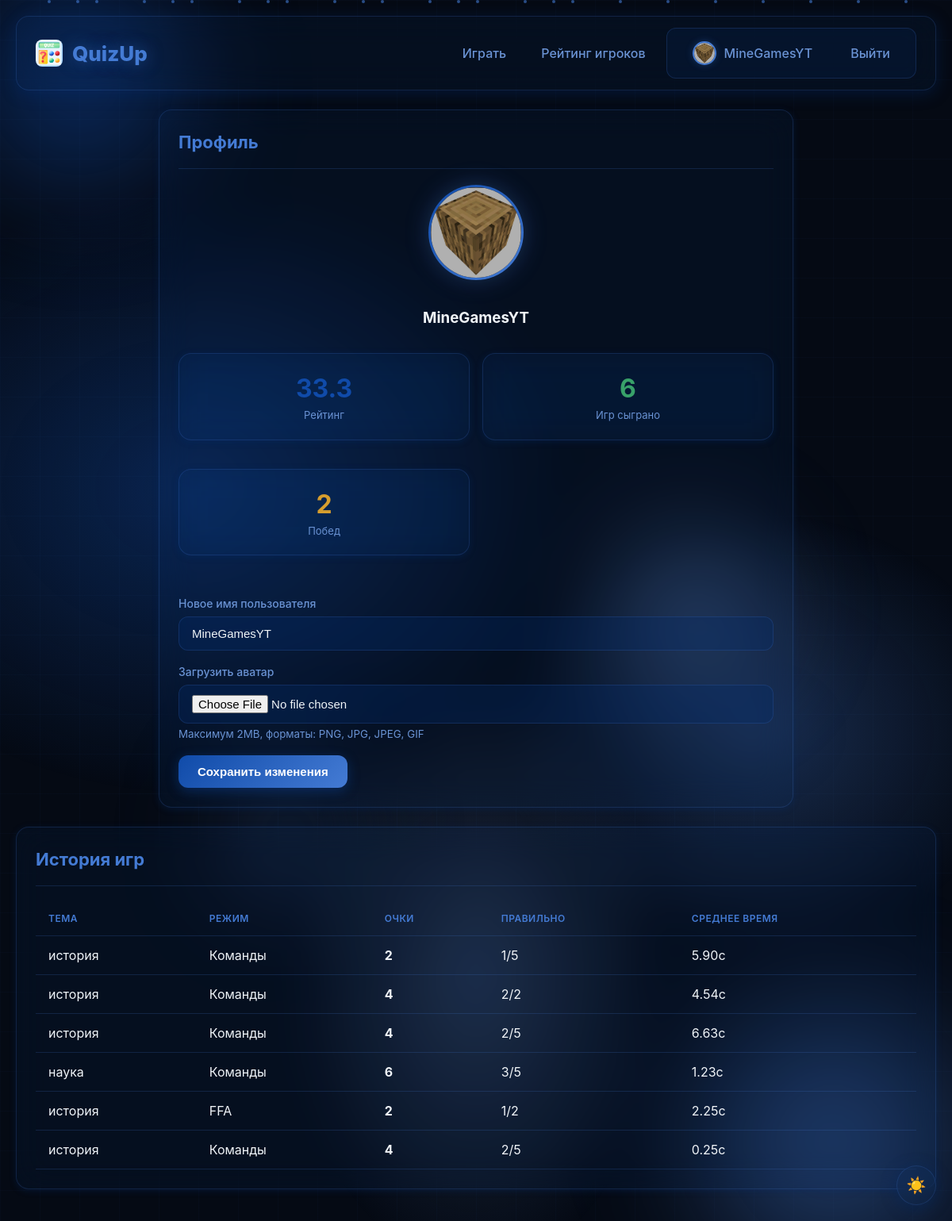
The app's page /profile (signed in) with its own data.
### app.py (models this page shows)
class User(UserMixin, db.Model):
    id = db.Column(db.Integer, primary_key=True)
    username = db.Column(db.String(80), unique=True, nullable=False)
    password_hash = db.Column(db.String(120), nullable=False)
    created_at = db.Column(db.DateTime, default=datetime.utcnow)
    avatar = db.Column(db.String(200), default=None)  # путь к файлу аватара
    total_games = db.Column(db.Integer, default=0)
    total_wins = db.Column(db.Integer, default=0)
    total_points = db.Column(db.Integer, default=0)
    rating = db.Column(db.Integer, default=1000)

class PlayerStats(db.Model):
    id = db.Column(db.Integer, primary_key=True)
    game_id = db.Column(db.Integer, db.ForeignKey('game_history.id'))
    user_id = db.Column(db.Integer, db.ForeignKey('user.id'), nullable=True)
    guest_name = db.Column(db.String(50), nullable=True)
    team = db.Column(db.String(10))
    score = db.Column(db.Integer, default=0)
    correct_answers = db.Column(db.Integer, default=0)
    wrong_answers = db.Column(db.Integer, default=0)
    avg_response_time = db.Column(db.Float, default=0)
    user = db.relationship('User', backref='game_stats')

class GameHistory(db.Model):
    id = db.Column(db.Integer, primary_key=True)
    pin = db.Column(db.String(6), nullable=False)
    topic = db.Column(db.String(50), nullable=False)
    mode = db.Column(db.String(20), default='teams')
    difficulty = db.Column(db.String(20), default='medium')
    created_by = db.Column(db.Integer, db.ForeignKey('user.id'))
    created_at = db.Column(db.DateTime, default=datetime.utcnow)
    ended_at = db.Column(db.DateTime)
    winner_team = db.Column(db.String(10))
    questions_count = db.Column(db.Integer, default=10)
    creator = db.relationship('User', backref='created_games')
    players = db.relationship('PlayerStats', backref='game', lazy=True)

### app.py (the view, shortened to what this page needs)
@app.route('/profile', methods=['GET', 'POST'])
@login_required
def profile():
    stats = PlayerStats.query.filter_by(user_id=current_user.id).all()
    rank = User.query.filter(User.rating > current_user.rating).count() + 1
    return render_template('profile.html', stats=stats, rank=rank)

### app.py (called while the page is built)
@login_manager.user_loader
def load_user(user_id):
    return User.query.get(int(user_id))

### templates/profile.html (shortened to what this page needs)
{% extends "base.html" %}
{% block content %}
<div class="card" style="max-width: 800px; margin: 0 auto;">
    <div class="card-header">
        <h2 class="card-title">Профиль</h2>
    </div>
    <div style="text-align: center; margin-bottom: 30px;">
        {% if current_user.avatar %}
            <img src="{{ url_for('static', filename='uploads/' + current_user.avatar) }}" alt="Avatar" class="profile-avatar">
        {% else %}
            <div class="avatar-placeholder">{{ current_user.username[0]|upper }}</div>
        {% endif %}
        <h3 style="margin-top: 12px;">{{ current_user.username }}</h3>
    </div>
    <div class="form-row" style="text-align: center; margin-bottom: 30px;">
        <div class="card" style="padding: 20px;">
            <div style="font-size: 32px; font-weight: 700; color: var(--primary);">
                {{ current_user.rating }}
            </div>
            <div style="color: var(--text-light); font-size: 13px;">Рейтинг</div>
        </div>
        <div class="card" style="padding: 20px;">
            <div style="font-size: 32px; font-weight: 700; color: var(--success);">
                {{ current_user.total_games }}
            </div>
            <div style="color: var(--text-light); font-size: 13px;">Игр сыграно</div>
        </div>
        <div class="card" style="padding: 20px;">
            <div style="font-size: 32px; font-weight: 700; color: var(--warning);">
                {{ current_user.total_wins }}
            </div>
            <div style="color: var(--text-light); font-size: 13px;">Побед</div>
        </div>
    </div>
    <form method="POST" enctype="multipart/form-data" style="margin-top: 20px;">
        <div class="form-group">
            <label>Новое имя пользователя</label>
            <input type="text" name="username" value="{{ current_user.username }}" required minlength="3" maxlength="20">
        </div>
        <div class="form-group">
            <label>Загрузить аватар</label>
            <input type="file" name="avatar" accept="image/*">
            <small style="color: var(--text-light); display: block; margin-top: 4px;">Максимум 2MB, форматы: PNG, JPG, JPEG, GIF</small>
        </div>
        <button type="submit" class="btn btn-primary">Сохранить изменения</button>
    </form>
</div>
<div class="card" style="margin-top: 24px;">
    <div class="card-header">
        <h3 class="card-title">История игр</h3>
    </div>
    {% if stats %}
    <table class="table">
        <thead>
            <tr>
                <th>Тема</th>
                <th>Режим</th>
                <th>Очки</th>
                <th>Правильно</th>
                <th>Среднее время</th>
            </tr>
        </thead>
        <tbody>
            {% for s in stats %}
            <tr>
                <td>{{ s.game.topic }}</td>
                <td>{{ 'Команды' if s.game.mode == 'teams' else 'FFA' }}</td>
                <td><strong>{{ s.score }}</strong></td>
                <td>{{ s.correct_answers }}/{{ s.correct_answers + s.wrong_answers }}</td>
                <td>{{ "%.2f"|format(s.avg_response_time) }}с</td>
            </tr>
            {% endfor %}
        </tbody>
    </table>
    {% else %}
    <p style="text-align: center; color: var(--text-light); padding: 20px;">Пока нет игр</p>
    {% endif %}
</div>
{% endblock %}

### templates/base.html (shortened to what this page needs)
<!DOCTYPE html>
<html lang="ru" data-theme="dark">
<head>
    <link rel="stylesheet" href="{{ url_for('static', filename='css/style.css') }}">
</head>
<body>
    <div class="floating-orb orb-1"></div>
    <div class="floating-orb orb-2"></div>
    <div class="floating-orb orb-3"></div>
    <div class="floating-orb orb-4"></div>
    <div class="grid-lines"></div>
    <div class="particles">
    </div>
    <button class="theme-toggle" onclick="toggleTheme()" title="Сменить тему">
        <span id="theme-icon">☀️</span>
    </button>
    <div class="container">
        <nav class="nav">
            <div class="nav-left">
                <img src="{{ url_for('static', filename='images/quiz-icon.png') }}" alt="Quiz" class="nav-icon">
                <a href="{{ url_for('index') }}" class="nav-logo">QuizUp</a>
            </div>
            <div class="nav-links">
                <a href="{{ url_for('index') }}">Играть</a>
                <a href="{{ url_for('rating') }}">Рейтинг игроков</a>
                {% if current_user.is_authenticated %}
                    <div class="user-menu">
                        <a href="{{ url_for('profile') }}" class="profile-link">
                            {% if current_user.avatar %}
                                <img src="{{ url_for('static', filename='uploads/' + current_user.avatar) }}" alt="Avatar" class="avatar-small">
                            {% else %}
                                <div class="avatar-initial">{{ current_user.username[0]|upper }}</div>
                            {% endif %}
                            <span>{{ current_user.username }}</span>
                        </a>
                        <a href="{{ url_for('logout') }}">Выйти</a>
                    </div>
                {% else %}
                    <div class="auth-menu">
                        <a href="{{ url_for('login') }}">Войти</a>
                    </div>
                {% endif %}
            </div>
        </nav>
        {% block content %}{% endblock %}
    </div>
</body>
</html>

### records on screen
User: avatar (picture), username "MineGamesYT", rating "33.3", total_games "6", total_wins "2"
PlayerStats: game.topic "история", score "2", correct_answers "1", s.correct_answers+s.wrong_answers "5", avg_response_time "5.90"
GameHistory: mode "Команды"
PlayerStats: game.topic "история", score "4", correct_answers "2", s.correct_answers+s.wrong_answers "2", avg_response_time "4.54"
GameHistory: mode "Команды"
PlayerStats: game.topic "история", score "4", correct_answers "2", s.correct_answers+s.wrong_answers "5", avg_response_time "6.63"
GameHistory: mode "Команды"
PlayerStats: game.topic "наука", score "6", correct_answers "3", s.correct_answers+s.wrong_answers "5", avg_response_time "1.23"
GameHistory: mode "Команды"
PlayerStats: game.topic "история", score "2", correct_answers "1", s.correct_answers+s.wrong_answers "2", avg_response_time "2.25"
GameHistory: mode "FFA"
PlayerStats: game.topic "история", score "4", correct_answers "2", s.correct_answers+s.wrong_answers "5", avg_response_time "0.25"
GameHistory: mode "Команды"
